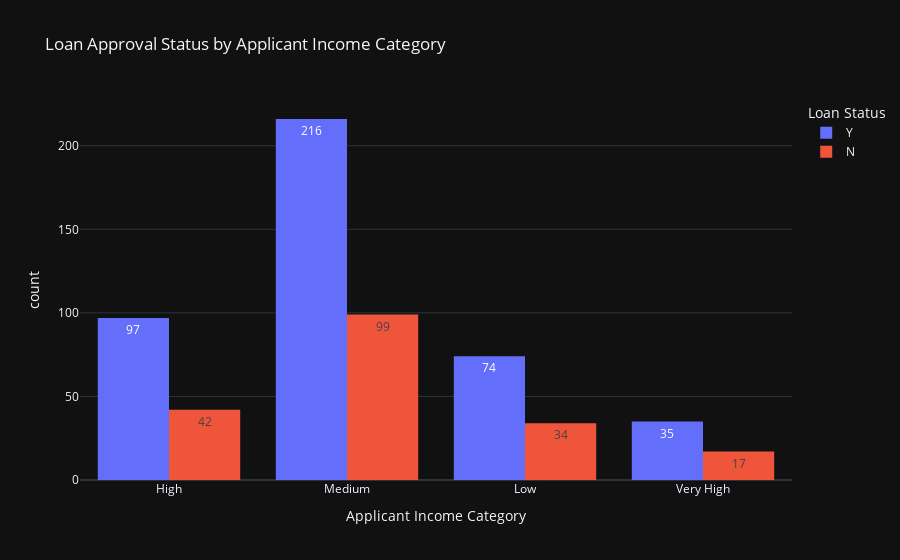

Notebook code cell kept with this figure:
### Code cell
# Create a bar chart for Loan_Status by Income_Category
fig = px.histogram(df, 
             x='Income_Category', 
             color='Loan_Status', 
             barmode='group',
             text_auto=True,
             template='plotly_dark',
             title='Loan Approval Status by Applicant Income Category',
             labels={'Income_Category': 'Applicant Income Category', 'Loan_Status': 'Loan Status'})
fig.show()

### Figure 1 — Plotly figure (JSON) as saved in the notebook; plotly's stock layout.template omitted (floating-point values rounded to 4 significant figures; data arrays with more than 128 entries replaced by an {"elided": "..."} marker saying what was removed)
{"data": [{"alignmentgroup": "True", "bingroup": "x", "hovertemplate": "Loan Status=Y<br>Applicant Income Category=%{x}<br>count=%{y}<extra></extra>", "legendgroup": "Y", "marker": {"color": "#636efa", "pattern": {"shape": ""}}, "name": "Y", "offsetgroup": "Y", "orientation": "v", "showlegend": true, "texttemplate": "%{value}", "type": "histogram", "x": {"elided": "422 str values"}, "xaxis": "x", "yaxis": "y"}, {"alignmentgroup": "True", "bingroup": "x", "hovertemplate": "Loan Status=N<br>Applicant Income Category=%{x}<br>count=%{y}<extra></extra>", "legendgroup": "N", "marker": {"color": "#EF553B", "pattern": {"shape": ""}}, "name": "N", "offsetgroup": "N", "orientation": "v", "showlegend": true, "texttemplate": "%{value}", "type": "histogram", "x": {"elided": "192 str values"}, "xaxis": "x", "yaxis": "y"}], "layout": {"autosize": true, "barmode": "group", "legend": {"title": {"text": "Loan Status"}, "tracegroupgap": 0}, "title": {"text": "Loan Approval Status by Applicant Income Category"}, "xaxis": {"anchor": "y", "autorange": true, "domain": [0, 1], "range": [-0.5, 3.5], "title": {"text": "Applicant Income Category"}, "type": "category"}, "yaxis": {"anchor": "x", "autorange": true, "domain": [0, 1], "range": [0, 227.4], "title": {"text": "count"}}}}
